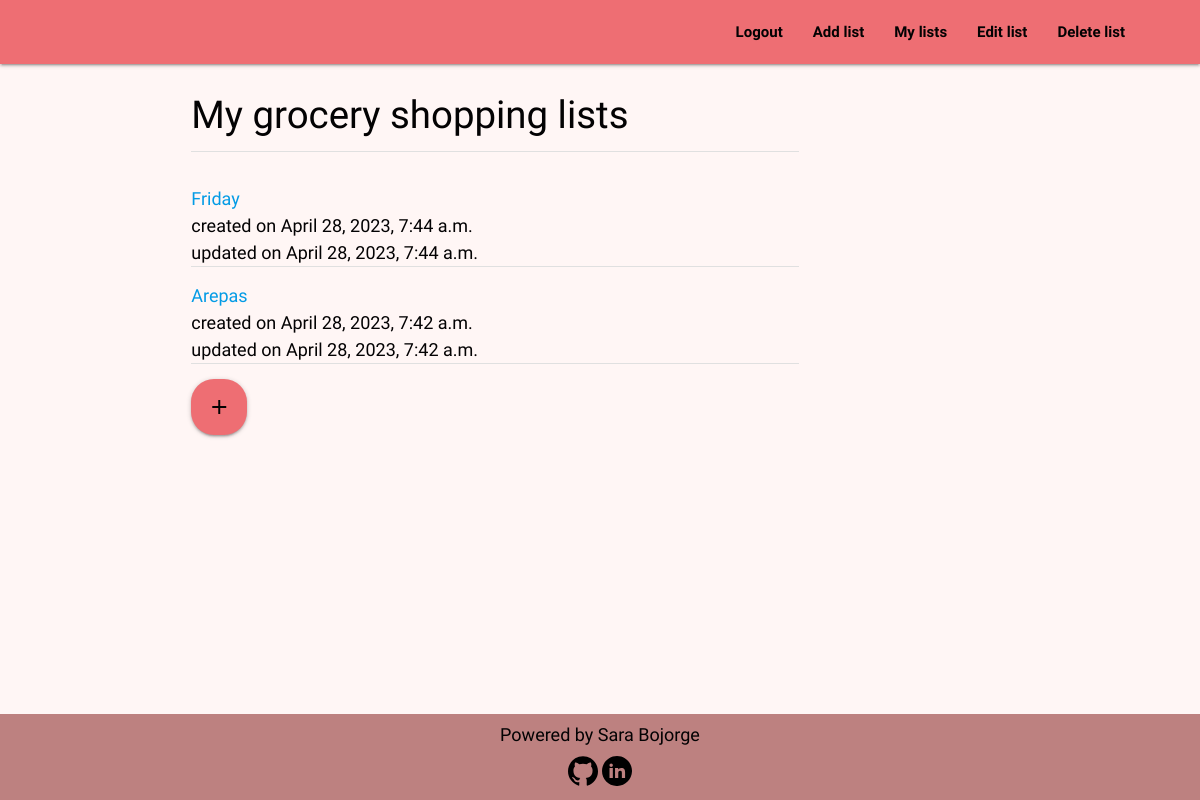
Page /grocery_list/index/ (signed in) on the earlier database version.
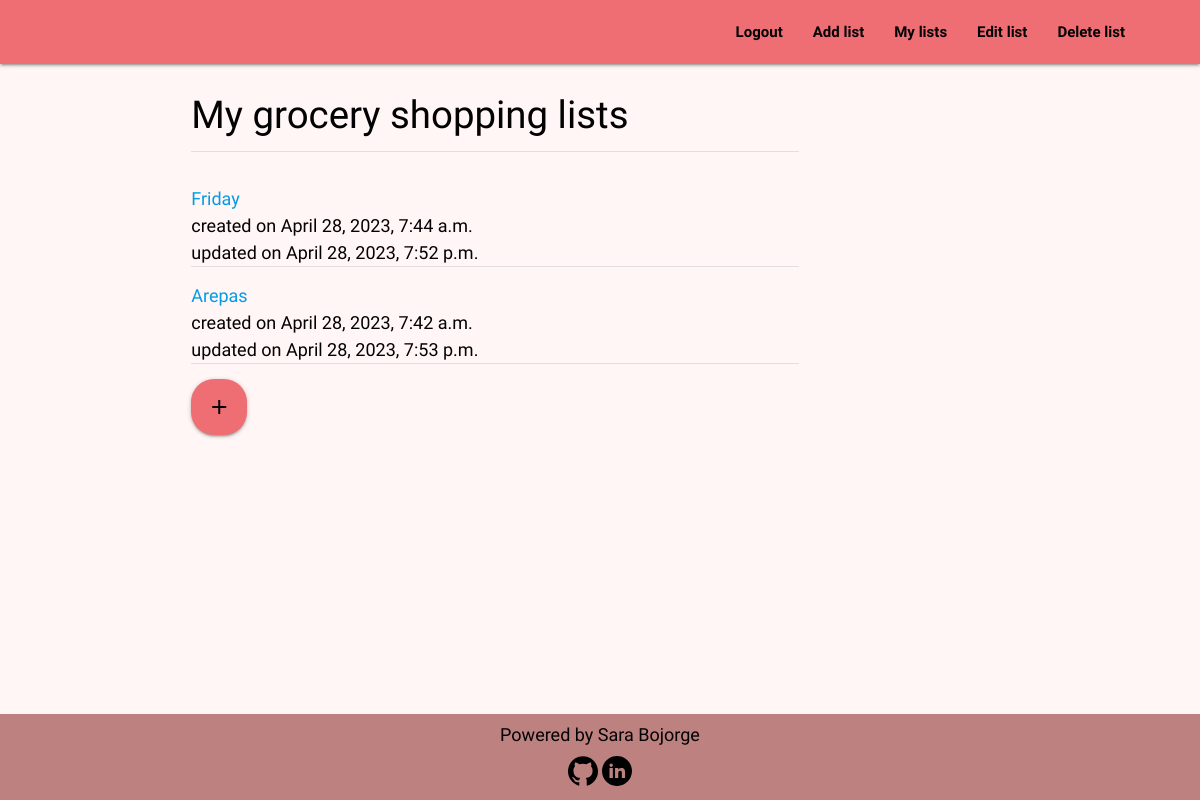
Same page on the later database version.
### grocery_list/models.py (models this page shows, shortened)
class Grocery(models.Model):
    name = models.CharField(max_length=500, default='My grocery list')
    user = models.ForeignKey(User, on_delete=models.CASCADE,
                             related_name='grocery_owner')
    created_on = models.DateTimeField(auto_now_add=True)
    updated_on = models.DateTimeField(auto_now=True)
    item = RichTextField(max_length=10000, null=False, blank=False)
    class Meta:
        ordering = ['-created_on']

### grocery_list/views.py (the view)
# urls.py: path('index/', Index.as_view(), name='index'),
class Index(LoginRequiredMixin, ListView):
    model = Grocery
    template_name = 'grocery_list/index.html'
    context_object_name = 'grocerys'
    def get_queryset(self, **kwargs):
        grocerys = self.model.objects.filter(user=self.request.user)
        return grocerys

### grocery_list/templates/grocery_list/index.html (shortened to what this page needs)
{% extends 'base.html' %}
{% block content %}
<div class="container row">
    <div class="col s12 m8 l9">
        <h1>My grocery shopping lists</h1>
            {% for grocery in grocerys %}
            <div class="divider"></div>
            <div class="section">
                <ul>
                    <a href="{% url 'display_item' grocery.id %}" aria-label="Click to display the items within this list">
                        <li>{{ grocery.name }}</li>
                    </a>
                    <li>created on {{ grocery.created_on }}</li>
                    <li>updated on {{ grocery.updated_on }}</li>
                    {% empty %}
                    <p>You don't have any list</p>
                </ul>
                {% endfor %}
                <div class="divider"></div>
                <div class="section">
                <a href="{% url 'add_list' %}" class="btn-floating btn-large waves-effect"><i
                    class="material-icons">add</i></a>
            </div>
        </div>
    </div>
    {% endblock  %}

Differences in the rows shown:
changed Grocery "Friday": updated_on "April 28, 2023, 7:44 a.m." → "April 28, 2023, 7:52 p.m."
changed Grocery "Arepas": updated_on "April 28, 2023, 7:42 a.m." → "April 28, 2023, 7:53 p.m."
